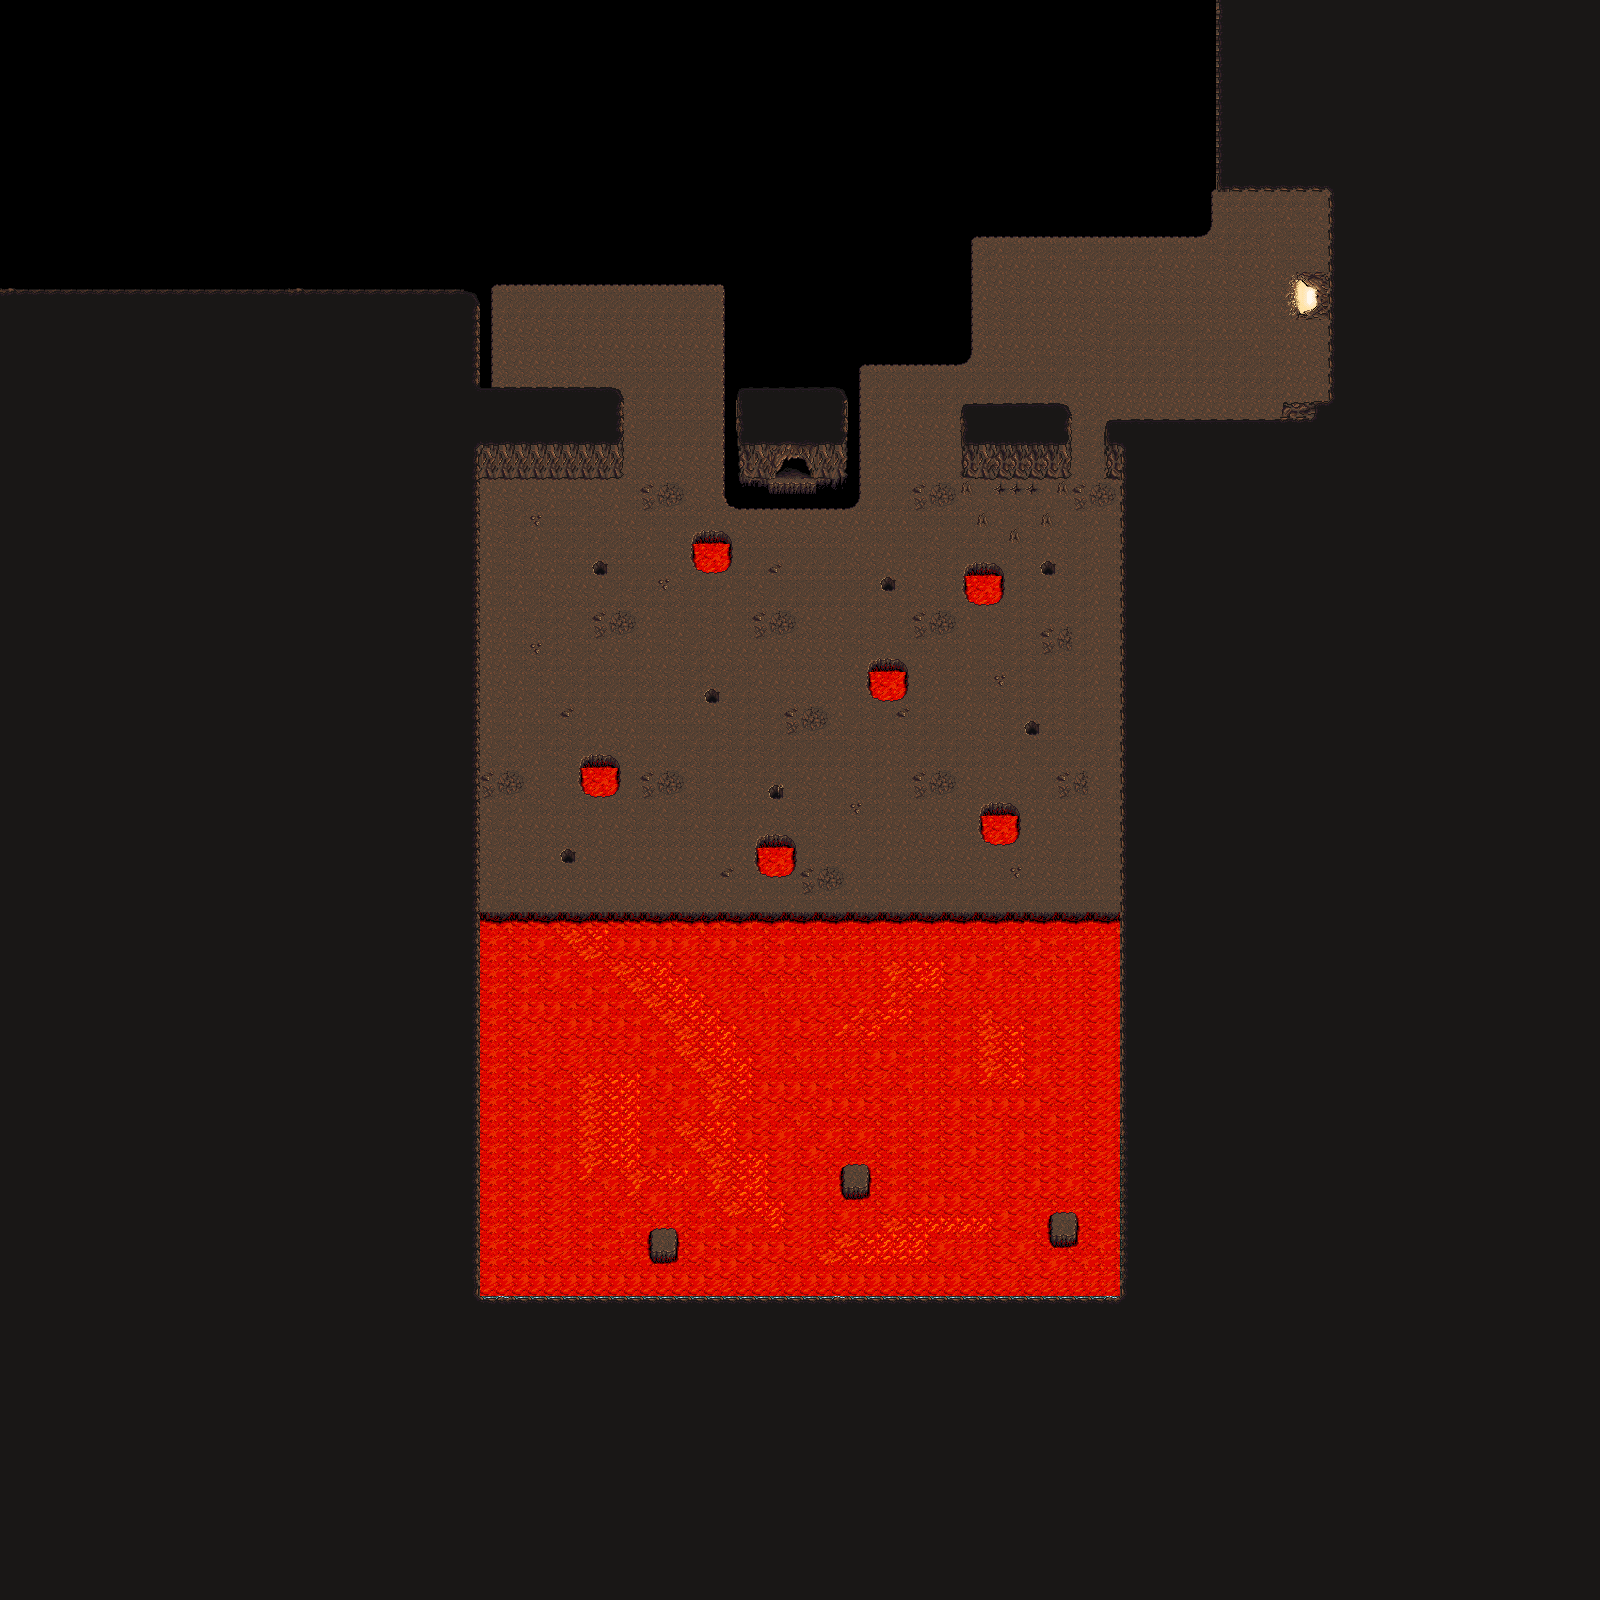

Tiled map render using the project's own tile images. Description and the map definition, with tile-layer contents summarised, below:
An orthogonal 100x100 tile map with 16x16 px tiles, 3 tile layers (sol, obstacles, interaction).

<map version="1.9" tiledversion="1.9.2" orientation="orthogonal" renderorder="right-down" width="100" height="100" tilewidth="16" tileheight="16" infinite="0" nextlayerid="4" nextobjectid="1">
 <tileset firstgid="1" name="cave" tilewidth="16" tileheight="16" tilecount="336" columns="16">
  <image source="cave.png" width="256" height="336" />
 </tileset>
 <layer id="1" name="sol" width="100" height="100" locked="1">
  <data>[10000 cells, 10000 non-empty, 39 distinct tile ids]</data>
 </layer>
 <layer id="2" name="obstacles" width="100" height="100">
  <data>[10000 cells, 3975 non-empty, 104 distinct tile ids]</data>
 </layer>
 <layer id="3" name="interaction" width="100" height="100">
  <data>[10000 cells, 3 non-empty, 3 distinct tile ids]</data>
 </layer>
</map>
